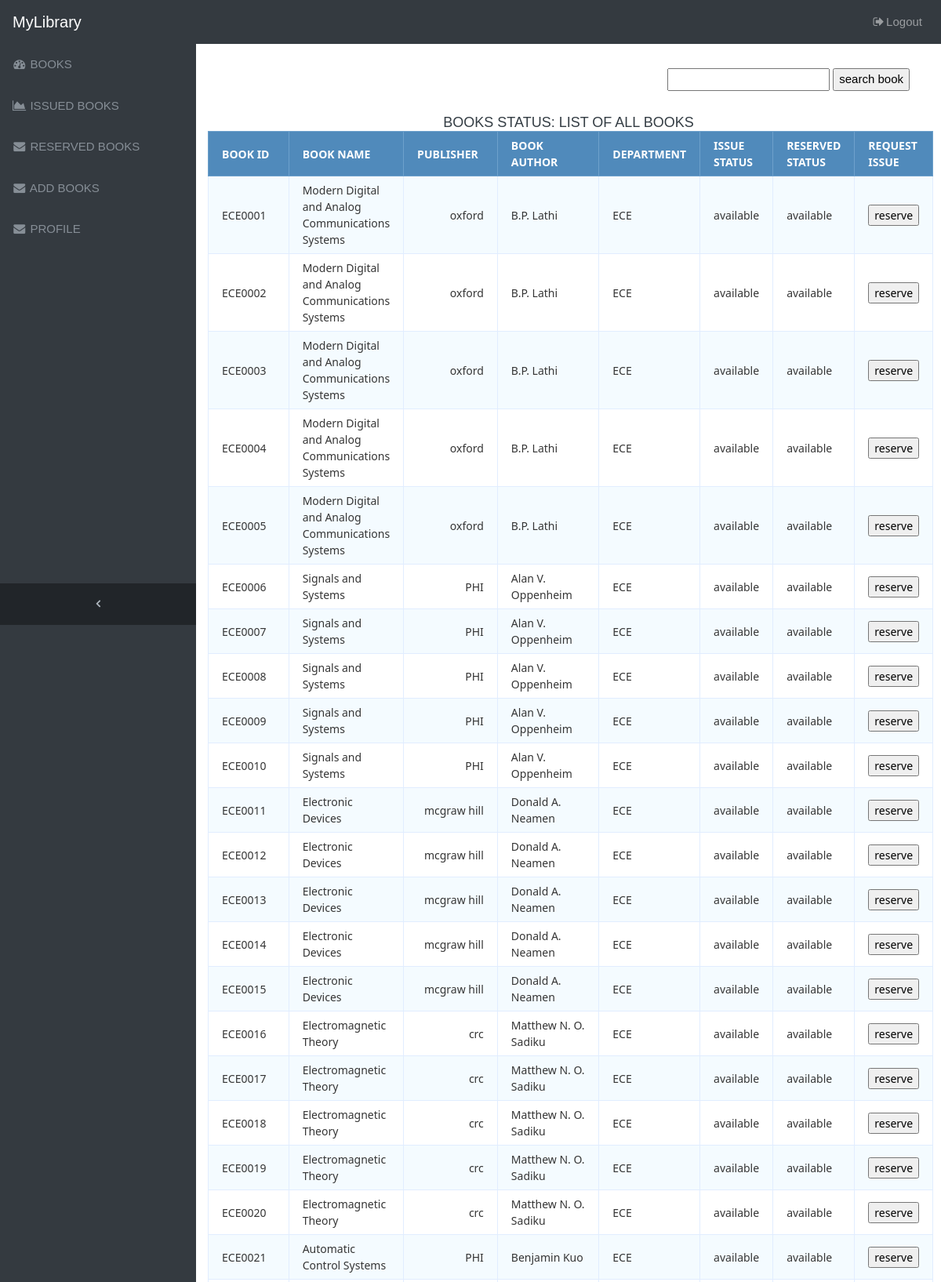
Screenshot of /displaying_data.php (signed in, upper part) with the database file from the repository.
### tables this page shows
CREATE TABLE `book` (
  `book_id` varchar(10) NOT NULL,
  `book_name` varchar(50) NOT NULL,
  `publisher` varchar(50) NOT NULL,
  `author` varchar(50) NOT NULL,
  `department` varchar(15) NOT NULL,
  `issue_status` varchar(10) NOT NULL DEFAULT 'available',
  `reserve_status` varchar(10) NOT NULL DEFAULT 'available'
);

### displaying_data.php (the view, shortened to what this page needs)
<?php
require "connect.php";
$sql = $_SESSION['book_table_query'];
if ($sql == "") {
        $sql = "SELECT * FROM book";
}
$qry = mysqli_query($con, $sql);
?>
<!DOCTYPE html>
<html lang="en">
<head>
    <link href="dashboard/bootstrap/css/bootstrap.min.css" rel="stylesheet">
    <link href="dashboard/font-awesome/css/font-awesome.min.css" rel="stylesheet" type="text/css">
    <link href="dashboard/sb-admin.css" rel="stylesheet">
    <link rel="stylesheet" type="text/css" href="table.css">
</head>
<body class="fixed-nav sticky-footer bg-dark" id="page-top">
  <?php
    require "nav.php";
  ?>
  <div class="content-wrapper">
    <div class="container-fluid">
        <div>
            <form action = "search_book.php" method = "GET" style = "padding:5px;">
                <div class="group" style = "text-align:right; margin-top:10px; margin-right: 20px;">
                    <input id="book_name" type="text" name="book_name" class="input">
                    <input type="submit" class="button" name = "search_book" value="search book">
                </div>
            </form>
        </div>
        <h1>BOOKS STATUS: LIST OF ALL BOOKS</h1>
        <table class="data-table">
                <thead>
                        <tr>
                                <th>Book ID</th>
                                <th>BOOK NAME</th>
                                <th>PUBLISHER</th>
                                <th>BOOK AUTHOR</th>
                                <th>DEPARTMENT</th>
                                <th>ISSUE STATUS</th>
                                <th>RESERVED STATUS</th>
                                <th>REQUEST ISSUE</th>
                        </tr>
                </thead>
                <tbody>
                <?php
                        while ($row = mysqli_fetch_array($qry)) {
                                echo '<tr>
                                                <form action = "reserve.php" method = "GET">
                                                <input type = "text" value = "'.$row['book_id'].'" style = "display:none" name = "book_id">
                                                <td>'.$row['book_id'].'</td>
                                                <td>'.$row['book_name'].'</td>
                                                <td>'.$row['publisher'].'</td>
                                                <td>'.$row['author'].'</td>
                                                <td>'.$row['department'].'</td>
                                                <td>'.$row['issue_status'].'</td>
                                                <td>'.$row['reserve_status'].'</td>
                                                <td><input type = "submit" value = "reserve"></td>
                                                </form>
                                        </tr>';
                        }
                ?>
                </tbody>
        </table>
    </div>
  </div>
</body>
</html>

### dashboard/sb-admin.css (style rules this page uses)
html { position: relative; min-height: 100%; }
body { overflow-x: hidden; }
body.sticky-footer { margin-bottom: 56px; }
body.sticky-footer .content-wrapper { min-height: calc(100vh - 56px - 56px); }
body.fixed-nav { padding-top: 56px; }
.content-wrapper { min-height: calc(100vh - 56px); padding-top: 1rem; }
.content-wrapper { overflow-x: hidden; background: white; }
@media (min-width: 992px) { .content-wrapper { margin-left: 250px; } }

### table.css (style rules this page uses)
body { font-size: 15px; color: #343d44; font-family: "segoe-ui", "open-sans", tahoma, arial; padding: 0; margin: 0; }
table { margin: auto; font-family: "Lucida Sans Unicode", "Lucida Grande", "Segoe Ui"; font-size: 11.5px; }
h1 { margin: 25px auto 0; text-align: center; text-transform: uppercase; font-size: 18px; }
table td { transition: all .5s; }
.data-table { border-collapse: collapse; font-size: 14px; min-width: 537px; }
.data-table th, .data-table td { border: 1px solid #e1edff; padding: 7px 17px; }
.data-table thead th { background-color: #508abb; color: #FFFFFF; border-color: #6ea1cc !important; text-transform: uppercase; }
.data-table tbody td { color: #353535; }
.data-table tbody td:first-child, .data-table tbody td:nth-child(4), .data-table tbody td:last-child { text-align: right; }
.data-table tbody tr:nth-child(odd) td { background-color: #f4fbff; }

### rows the page displays
book: book_id "ECE0001", book_name "Modern Digital and Analog Communications Systems", publisher "oxford", author "B.P. Lathi", department "ECE", issue_status "available", reserve_status "available"
book: book_id "ECE0002", book_name "Modern Digital and Analog Communications Systems", publisher "oxford", author "B.P. Lathi", department "ECE", issue_status "available", reserve_status "available"
book: book_id "ECE0003", book_name "Modern Digital and Analog Communications Systems", publisher "oxford", author "B.P. Lathi", department "ECE", issue_status "available", reserve_status "available"
book: book_id "ECE0004", book_name "Modern Digital and Analog Communications Systems", publisher "oxford", author "B.P. Lathi", department "ECE", issue_status "available", reserve_status "available"
book: book_id "ECE0005", book_name "Modern Digital and Analog Communications Systems", publisher "oxford", author "B.P. Lathi", department "ECE", issue_status "available", reserve_status "available"
book: book_id "ECE0006", book_name "Signals and Systems", publisher "PHI", author "Alan V. Oppenheim", department "ECE", issue_status "available", reserve_status "available"
book: book_id "ECE0007", book_name "Signals and Systems", publisher "PHI", author "Alan V. Oppenheim", department "ECE", issue_status "available", reserve_status "available"
book: book_id "ECE0008", book_name "Signals and Systems", publisher "PHI", author "Alan V. Oppenheim", department "ECE", issue_status "available", reserve_status "available"
book: book_id "ECE0009", book_name "Signals and Systems", publisher "PHI", author "Alan V. Oppenheim", department "ECE", issue_status "available", reserve_status "available"
book: book_id "ECE0010", book_name "Signals and Systems", publisher "PHI", author "Alan V. Oppenheim", department "ECE", issue_status "available", reserve_status "available"
book: book_id "ECE0011", book_name "Electronic Devices", publisher "mcgraw hill", author "Donald A. Neamen", department "ECE", issue_status "available", reserve_status "available"
book: book_id "ECE0012", book_name "Electronic Devices", publisher "mcgraw hill", author "Donald A. Neamen", department "ECE", issue_status "available", reserve_status "available"
book: book_id "ECE0013", book_name "Electronic Devices", publisher "mcgraw hill", author "Donald A. Neamen", department "ECE", issue_status "available", reserve_status "available"
book: book_id "ECE0014", book_name "Electronic Devices", publisher "mcgraw hill", author "Donald A. Neamen", department "ECE", issue_status "available", reserve_status "available"
book: book_id "ECE0015", book_name "Electronic Devices", publisher "mcgraw hill", author "Donald A. Neamen", department "ECE", issue_status "available", reserve_status "available"
book: book_id "ECE0016", book_name "Electromagnetic Theory", publisher "crc", author "Matthew N. O. Sadiku", department "ECE", issue_status "available", reserve_status "available"
book: book_id "ECE0017", book_name "Electromagnetic Theory", publisher "crc", author "Matthew N. O. Sadiku", department "ECE", issue_status "available", reserve_status "available"
book: book_id "ECE0018", book_name "Electromagnetic Theory", publisher "crc", author "Matthew N. O. Sadiku", department "ECE", issue_status "available", reserve_status "available"
book: book_id "ECE0019", book_name "Electromagnetic Theory", publisher "crc", author "Matthew N. O. Sadiku", department "ECE", issue_status "available", reserve_status "available"
book: book_id "ECE0020", book_name "Electromagnetic Theory", publisher "crc", author "Matthew N. O. Sadiku", department "ECE", issue_status "available", reserve_status "available"
book: book_id "ECE0021", book_name "Automatic Control Systems", publisher "PHI", author "Benjamin Kuo", department "ECE", issue_status "available", reserve_status "available"
